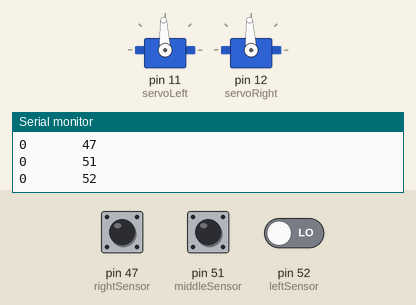
Simulated run of this sketch. Board: Arduino Mega 2560, built with avr-gcc and run on an emulated ATmega2560. On the bench: 2 × servo, the last lines printed to the serial monitor. The test bench sets the inputs (shaded band); at power-on: pin 51 (middleSensor) LOW, pin 47 (rightSensor) LOW, pin 52 (leftSensor) LOW.

Above: at 1.2 s.
1.3 s: pin 51 (middleSensor) pulsed HIGH 5 times (0.12 s each, 0.3 s apart)
At 2.2 s:
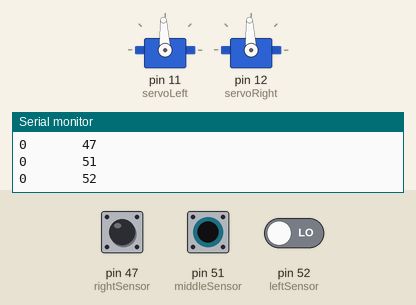
4.3 s: pin 47 (rightSensor) pulsed HIGH 2 times (0.12 s each, 0.3 s apart)
At 5.6 s:
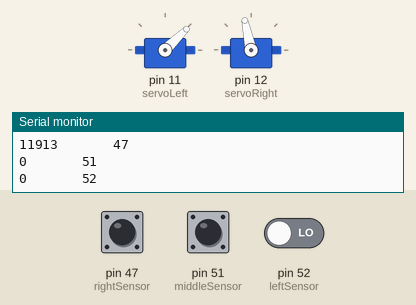
Timing chart, 0 to 7.4 s (numbered marks = the images above; inputs shaded):
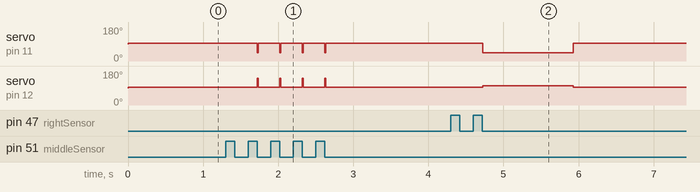

The sketch:

Navigation.ino
```cpp
#include <Servo.h>

Servo servoLeft;
Servo servoRight;

const int rightSensor = 47;
const int middleSensor = 51;
const int leftSensor = 52;


void setup() {
  // put your setup code here, to run once:
  Serial.begin(9600);
  pinMode(rightSensor, OUTPUT);
  pinMode(middleSensor, OUTPUT);
  pinMode(leftSensor, OUTPUT);

  servoLeft.attach(11);
  servoRight.attach(12);

  //servoLeft.writeMicroseconds(1300);
  //servoRight.writeMicroseconds(1700);
  //delay(100);
  //pinMode(2, OUTPUT);
  //digitalWrite(2, LOW);
}

void loop() {
    bool colorRight = RCtime(rightSensor);
    bool colorMid = RCtime(middleSensor);
    bool colorLeft = RCtime(leftSensor);

    while (colorMid==1 && colorRight==0 && colorLeft==0){
        forward();
        colorRight = RCtime(rightSensor);
        colorMid = RCtime(middleSensor);
        colorLeft = RCtime(leftSensor);
    }
    if(colorMid==1 && colorRight==1 && colorLeft==1){
      servoLeft.writeMicroseconds(1500);
      servoRight.writeMicroseconds(1500);
      delay(1000);
      forward();
    }
    if (!colorMid && !colorLeft && !colorRight) {
      servoLeft.writeMicroseconds(1500);
      servoRight.writeMicroseconds(1500);
    }

    while(colorRight==0 && colorMid==0 && colorLeft==1){
//      backLeft();
//      left();
//      forward();
      circleLeft();
      colorRight = RCtime(rightSensor);
      colorMid = RCtime(middleSensor);
      colorLeft = RCtime(leftSensor);
    }

    while(colorRight==1 && colorLeft==0 && colorMid==0){
//      backRight();
//      right();
//      forward();
      circleRight();
      colorRight = RCtime(rightSensor);
      colorMid = RCtime(middleSensor);
      colorLeft = RCtime(leftSensor);
    }
    delay(200);
}

//White <100; Black >= 100
bool RCtime(int sensPin){
   bool ans = false;
   long result = 0;
   pinMode(sensPin, OUTPUT);       // make pin OUTPUT
   digitalWrite(sensPin, HIGH);    // make pin HIGH to discharge capacitor - study the schematic
   delay(1);                       // wait a  ms to make sure cap is discharged

   pinMode(sensPin, INPUT);        // turn pin into an input and time till pin goes low
   digitalWrite(sensPin, LOW);     // turn pullups off - or it won't work
   while(digitalRead(sensPin)){    // wait for pin to go low
      result++;
   }

   Serial.print(result);
   Serial.print("       ");
   Serial.print(sensPin);
   Serial.println();

  if(result >= 120){
      return true;
  }
  return false;
}

void forward(){
  servoLeft.writeMicroseconds(1000);
  servoRight.writeMicroseconds(2000);
  delay(10);
}

void forwardLeft(){
  servoLeft.writeMicroseconds(1300);
  servoRight.writeMicroseconds(2000);
  delay(10);
}
void forwardRight(){
  servoLeft.writeMicroseconds(1000);
  servoRight.writeMicroseconds(1700);
  delay(10);
}

void backLeft(){
  servoLeft.writeMicroseconds(1800);
  servoRight.writeMicroseconds(1400);
  delay(50);

}

void backRight(){
  servoLeft.writeMicroseconds(1600);
  servoRight.writeMicroseconds(1200);
  delay(50);

}

void left(){
  servoLeft.writeMicroseconds(1500);
  servoRight.writeMicroseconds(1700);
  delay(1000);
}

void right(){
  servoLeft.writeMicroseconds(1300);
  servoRight.writeMicroseconds(1500);
  delay(1000);
}

void circleLeft(){
  servoLeft.writeMicroseconds(1400);
  servoRight.writeMicroseconds(2000);
  delay(1000);
}
void circleRight(){
  servoLeft.writeMicroseconds(1000);
  servoRight.writeMicroseconds(1600);
  delay(1000);
}
```

Measured:
- after the input at 1.3 s, servo on pin 11 (servoLeft): alternates 93° for 0.29 s and 44° for 0.01 s, 8 changes in all, then stays 93°, starting after 0.42 s; servo on pin 12 (servoRight): alternates 141° for 0.01 s and 93° for 0.29 s, 8 changes in all, then stays 93°, starting after 0.42 s
- after the input at 4.3 s, servo on pin 11 (servoLeft): 93° → 44° after 0.42 s, → 93° 1.2 s later; servo on pin 12 (servoRight): 93° → 102° after 0.42 s, → 93° 1.2 s later
